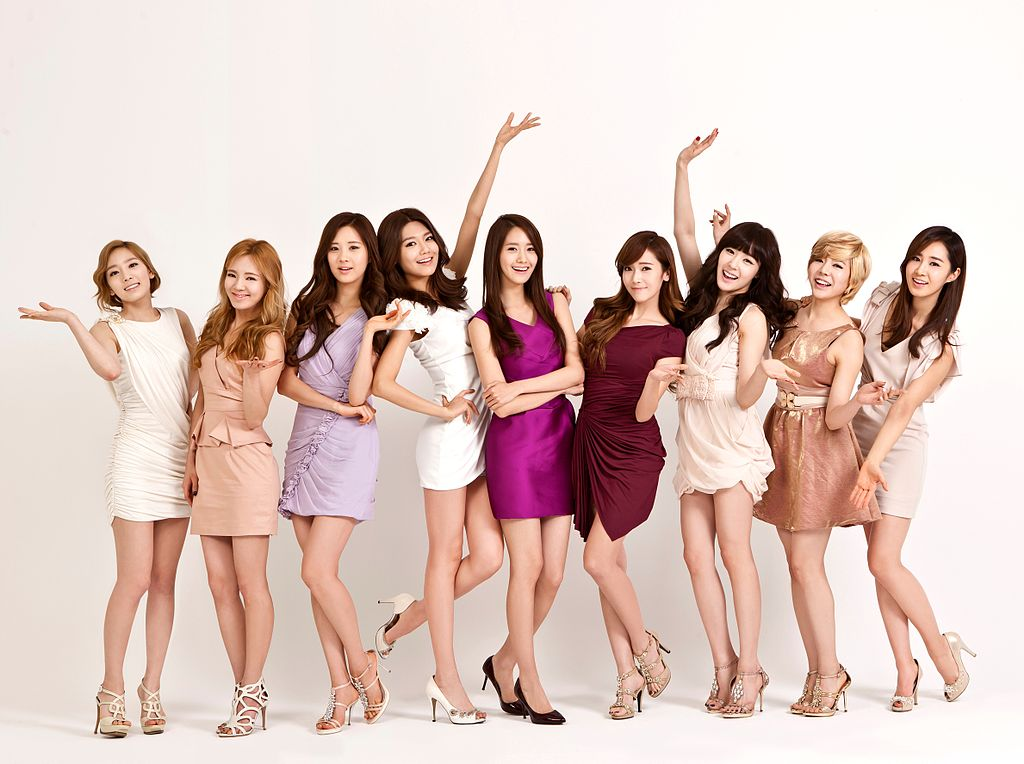
#> input picture data/girlsgeneration.JPG, 1024 x 764 px
$ jupyter execute --allow-errors histogram_backprojection.ipynb   (older library calls are emulated)
#> lines starting #> are read from the running program, lines starting #| are printed output that depends on the picture
### 히스토그램 역투영
#### 히스토그램 역투영은 물체의 모양은 무시하고 단순히 컬러 분포만으로 검출하는 방법이다.
#### 이를 이용해 사람의 얼굴을 검출할 수 있다.
#### 이때 히스토그램은 명안 채널만 이용하는 1차원이 아니라, 최소 2차원 이상을 사용해야 한다. 명안은 조명에 따라 쉽게 변할 뿐만 아니라 얼굴과 비슷한 명암을 갖는 다른 영역이 여러 군데 존재할 가능성이 높아, 명안만 사용하면 피부에 해당하는 영역을 구별하기 어렵다. 따라서 RGB 색상 공간을 HSI 공간으로 변환한 다음, H(색상, Hue)와 S(채도, Saturation) 채널을 사용한다.
#### histogram의 역투영은 다음과 같이 계산된다.
$$
h_{r}(i,j)=min(\frac{\hat{h}_{m}(i,j)}{\hat{h}_{i}(i,j)},0,1) \ , 0 \le j \ , \ i \le q-1
$$
#### 여기서 hm은 얼굴 색상을 추출한 정규화된 히스토그램이고 hi은 타겟의 정규화된 히스토그램이다. L의 크기가 클수록 (픽셀의 최대 값) 매우 희소한 공간에 존재하기 때문에 q단계로 줄여서 한다. 식을 이해해 보자면 hm이 hi이상인 영역을 나타내는 것이다.

#### 이번 예제는 다음 두 사진을 이용해서 한다. 왼쪽 그림에서 얼굴에 해당하는 히스토그램을 추출하고 오른쪽그림에 역투영을 적용한다.

[cell 1]
import numpy as np
import cv2
import matplotlib as mpl
from mpl_toolkits.mplot3d import Axes3D
import matplotlib.pyplot as plt

img = cv2.imread('./data/kim.jpg')
img2 = cv2.imread('./data/girlsgeneration.JPG')
#> img2 is the input picture: shape (764, 1024, 3); mean B, G, R 191.9, 198.9, 222.4

plt.subplot(121)
#> (the rest of this cell did not finish here and is left out)

#### 다음으로 rgb에서 hsi로 변환하는 함수를 작성한다.

[cell 2]
def rgb_to_hsi(img):
    heigh,width,channel = img.shape
    img_flat = np.reshape(img.copy(),[-1,channel])/255
    i = np.mean(img_flat, -1, keepdims=True)
    if channel==1:
        h = np.zeros_like(img_flat[...,2])
        s = np.zeros_like(img_flat[...,2])
    else:
        r = img_flat[...,2]
        g = img_flat[...,1]
        b = img_flat[...,0]
        mins = np.min(img_flat,axis=1,keepdims=True)
        s = 1-mins/i
        theta = np.arccos(((r-g)+(r-b))/(np.sqrt((r-g)**2+(r-b)*(g-b))*2))* 180 / np.pi
        h = np.expand_dims(np.where(b>g,360-theta,theta),-1)
        h/=360
    hsi = np.concatenate([h,s,i],-1)
    return np.uint8(np.clip(np.reshape(hsi,[heigh,width,channel])*255,0,255))

#> (the rest of this cell did not finish here and is left out)

#### 0~255의 값을 가지므로 L은 현재 256, 이 공간을 줄이기 위해 q는 64로 설정했다.
#### 우선 히스토그램을 구하고 3차원 공간에서 확인을 해보자

[cell 3]
L=256
q=64

hs_hist = np.zeros((q,q),np.float)
h_hist = np.zeros((q,1),np.int)
s_hist = np.zeros((q,1),np.int)

#> (the rest of this cell did not finish here and is left out)

#### 타겟 이미지에서도 마찬가지로 히스토그램을 구한다.

[cell 4]
dst_height,dst_width,_ = img2.shape
#> dst_height = 764; dst_width = 1024
dst_hs_hist = np.zeros((q,q),np.float)
dst_hsi = rgb_to_hsi(img2)
#> in rgb_to_hsi (call 2), `return np.uint8(np.clip(np.reshape(hsi,[heigh,width,channel])*255,0,25..`:
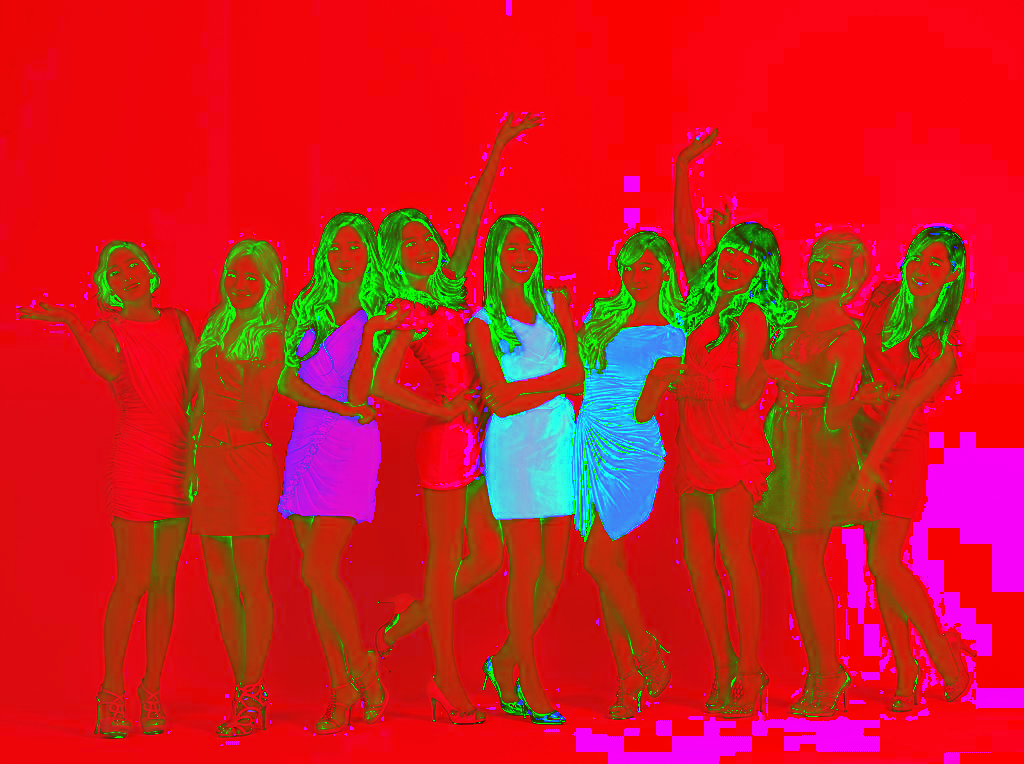
#> returned value: shape (764, 1024, 3); mean of channels 0, 1, 2 34.2, 31.2, 204; drawn as B, G, R
hsi_flat = np.reshape(dst_hsi.copy(),[-1,3])

for i in range(len(hsi_flat)):
    dst_hs_hist[int(hsi_flat[i,0]*q/L)][int(hsi_flat[i,1]*q/L)]+=1
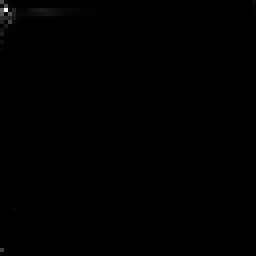
#> dst_hs_hist: shape (64, 64) float64 (shown 4 times larger); min 0, max 99969, mean 191; drawn with min black and max white
dst_hs_hist=dst_hs_hist/(dst_width*dst_height)

#### 이제 타겟의 hsi영역에서 히스토그램을 역투영하면 얼굴 영역에서 검출이 완료된다.

[cell 5]
dst = np.zeros([dst_height,dst_width])
for y in range(dst_height):
    for x in range(dst_width):
        h=int(dst_hsi[y, x,0] * q / L)
        s=int(dst_hsi[y,x,1]*q/L)
        dst[y][x]=np.clip(hs_hist[h,s]/dst_hs_hist[h,s],0,1)*255
#> dst: shape (764, 1024) float64; every value is 0

plt.subplot(121)
plt.imshow(cv2.cvtColor(img2,cv2.COLOR_BGR2RGB))
plt.subplot(122)
plt.imshow(dst, cmap='gray')
plt.show()
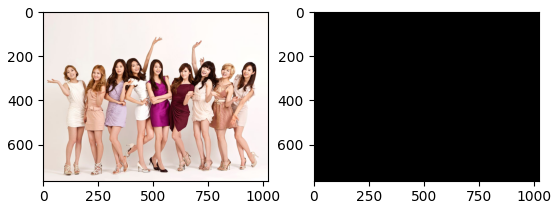
#> figure drawn by matplotlib, 2 panels

$ run again, with data/HappyFish.jpg copied over data/girlsgeneration.JPG
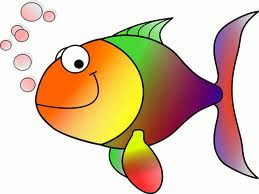
#> input picture data/HappyFish.jpg, 259 x 194 px
#> img2 is the input picture: shape (194, 259, 3); mean B, G, R 170.8, 196.4, 219.3
#> in rgb_to_hsi (call 2), `return np.uint8(np.clip(np.reshape(hsi,[heigh,width,channel])*255,0,25..`:
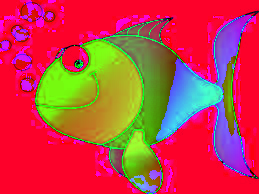
#> returned value: shape (194, 259, 3); mean of channels 0, 1, 2 70.3, 63.7, 195.1; drawn as B, G, R
#> `plt.show()`:
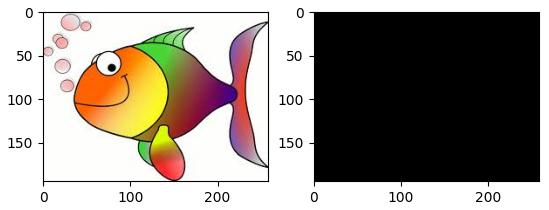
#> figure drawn by matplotlib, 2 panels
